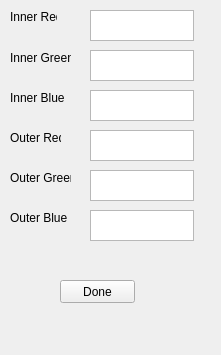
<?xml version="1.0" encoding="UTF-8"?>
<ui version="4.0">
 <class>Configure</class>
 <widget class="QMainWindow" name="Configure">
  <property name="geometry">
   <rect>
    <x>0</x>
    <y>0</y>
    <width>221</width>
    <height>355</height>
   </rect>
  </property>
  <property name="windowTitle">
   <string>MainWindow</string>
  </property>
  <widget class="QWidget" name="centralwidget">
   <widget class="QLabel" name="label">
    <property name="geometry">
     <rect>
      <x>10</x>
      <y>10</y>
      <width>47</width>
      <height>13</height>
     </rect>
    </property>
    <property name="text">
     <string>Inner Red</string>
    </property>
   </widget>
   <widget class="QLabel" name="label_2">
    <property name="geometry">
     <rect>
      <x>10</x>
      <y>50</y>
      <width>61</width>
      <height>16</height>
     </rect>
    </property>
    <property name="frameShape">
     <enum>QFrame::NoFrame</enum>
    </property>
    <property name="text">
     <string>Inner Green</string>
    </property>
   </widget>
   <widget class="QLabel" name="label_3">
    <property name="geometry">
     <rect>
      <x>10</x>
      <y>90</y>
      <width>61</width>
      <height>16</height>
     </rect>
    </property>
    <property name="text">
     <string>Inner Blue</string>
    </property>
   </widget>
   <widget class="QLabel" name="label_4">
    <property name="geometry">
     <rect>
      <x>10</x>
      <y>130</y>
      <width>51</width>
      <height>16</height>
     </rect>
    </property>
    <property name="text">
     <string>Outer Red</string>
    </property>
   </widget>
   <widget class="QLabel" name="label_5">
    <property name="geometry">
     <rect>
      <x>10</x>
      <y>170</y>
      <width>61</width>
      <height>16</height>
     </rect>
    </property>
    <property name="text">
     <string>Outer Green</string>
    </property>
   </widget>
   <widget class="QLabel" name="label_6">
    <property name="geometry">
     <rect>
      <x>10</x>
      <y>210</y>
      <width>61</width>
      <height>16</height>
     </rect>
    </property>
    <property name="text">
     <string>Outer Blue</string>
    </property>
   </widget>
   <widget class="QPlainTextEdit" name="InnerR">
    <property name="geometry">
     <rect>
      <x>90</x>
      <y>10</y>
      <width>104</width>
      <height>31</height>
     </rect>
    </property>
   </widget>
   <widget class="QPlainTextEdit" name="InnerG">
    <property name="geometry">
     <rect>
      <x>90</x>
      <y>50</y>
      <width>104</width>
      <height>31</height>
     </rect>
    </property>
   </widget>
   <widget class="QPlainTextEdit" name="InnerB">
    <property name="geometry">
     <rect>
      <x>90</x>
      <y>90</y>
      <width>104</width>
      <height>31</height>
     </rect>
    </property>
   </widget>
   <widget class="QPlainTextEdit" name="OuterR">
    <property name="geometry">
     <rect>
      <x>90</x>
      <y>130</y>
      <width>104</width>
      <height>31</height>
     </rect>
    </property>
   </widget>
   <widget class="QPlainTextEdit" name="OuterG">
    <property name="geometry">
     <rect>
      <x>90</x>
      <y>170</y>
      <width>104</width>
      <height>31</height>
     </rect>
    </property>
   </widget>
   <widget class="QPlainTextEdit" name="OuterB">
    <property name="geometry">
     <rect>
      <x>90</x>
      <y>210</y>
      <width>104</width>
      <height>31</height>
     </rect>
    </property>
   </widget>
   <widget class="QPushButton" name="DoneButton">
    <property name="geometry">
     <rect>
      <x>60</x>
      <y>280</y>
      <width>75</width>
      <height>23</height>
     </rect>
    </property>
    <property name="text">
     <string>Done</string>
    </property>
   </widget>
  </widget>
  <widget class="QMenuBar" name="menubar">
   <property name="geometry">
    <rect>
     <x>0</x>
     <y>0</y>
     <width>221</width>
     <height>21</height>
    </rect>
   </property>
  </widget>
 </widget>
 <resources/>
 <connections/>
</ui>
